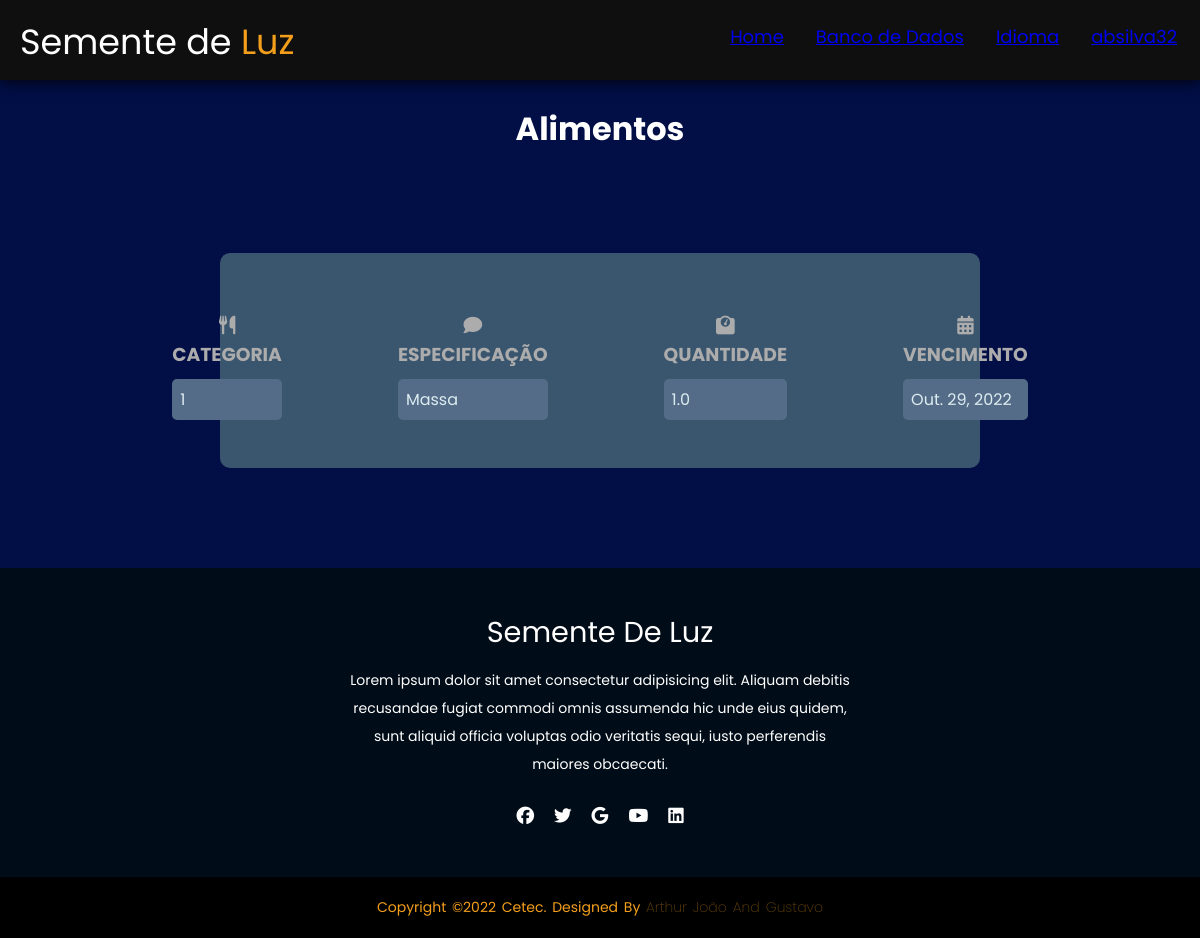
The page /estoque/vercomida/ (signed in) on the database as committed earlier.
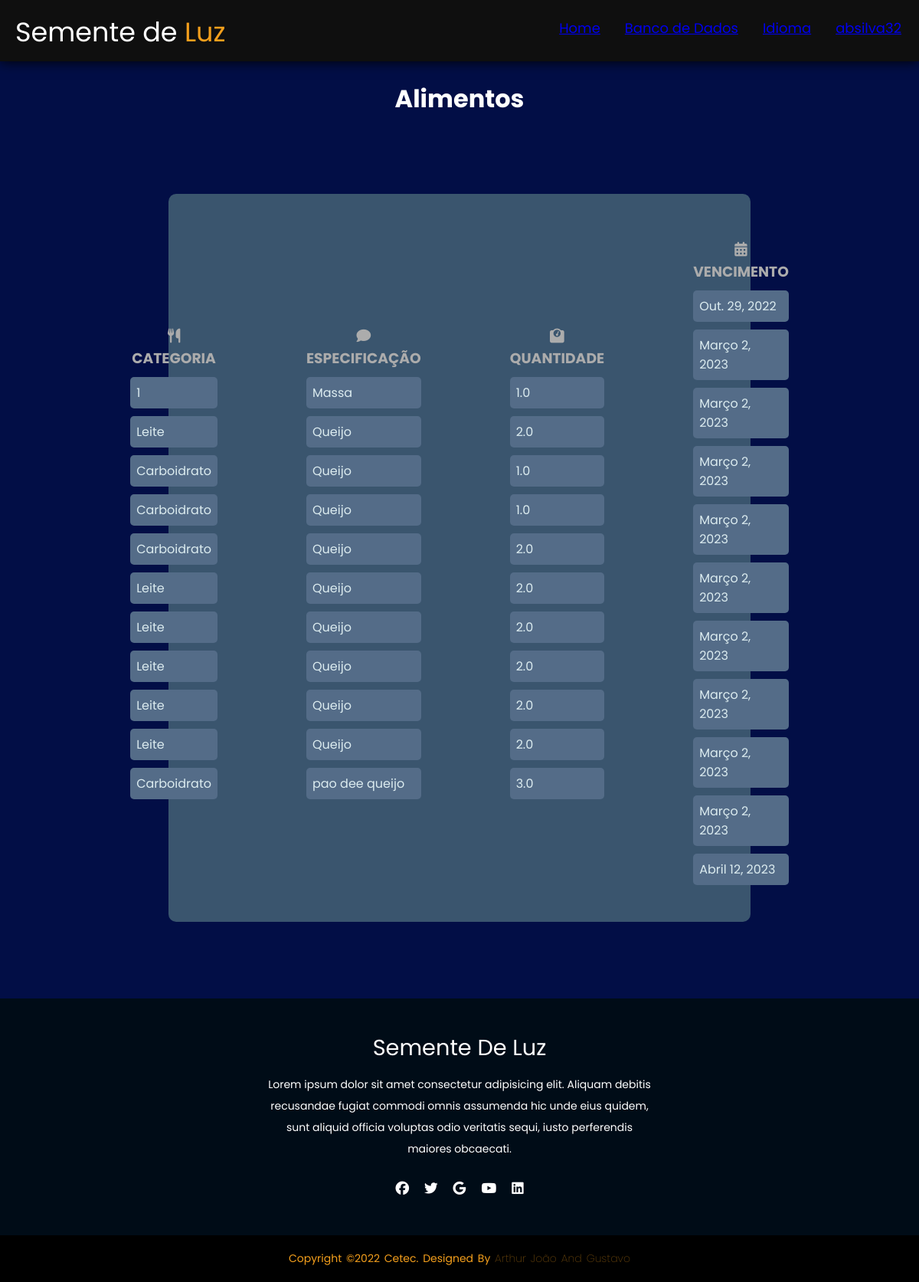
The same page on the database as committed later.
### estoque/models.py (models this page shows, shortened)
class Alimento (models.Model):
    tipos = models.CharField (max_length=30, choices=ALIMENTO_CHOICES, null=True)
    descr = models.CharField (max_length=30, null=True)
    qntd = models.FloatField(null=True)
    vencimento = models.DateField(null=True)

### estoque/views.py (the view)
class VerAlimentoView(ListView):
    model= Alimento
    template_name = 'ver_comida.html'

### estoque/templates/ver_comida.html (shortened to what this page needs)
{% load static %}
<!DOCTYPE html>
<html lang="en">
<head>
    <link rel="stylesheet" type="text/css" href='{% static "/css/ver_estoque.css" %}'>
</head>
<body>
    <header>
        <div class="logo">
            Semente de <span>Luz</span></div>
            <ul>
                <li><a href="{%url 'home' %}">Home</li></a>
                <li><a href="/estoque/escolha">Banco de Dados</li></a>
                <li><a href="/estoque/language/"> Idioma</li></a>
                <li>
                    <a href="/estoque/perfil">{{request.user}}</a>
                </li>
            </ul>
    </header>
    <br>
    <h1>Alimentos</h1>
    <div class="card">
        <div class="card2">
            <div class="textfield">
                <h3><i class="fa-solid fa-utensils"></i> Categoria </h3>
                    {% for Alimento in object_list %}
                        <p class="text">{{Alimento.tipos}}</p>
                    {% endfor %}
            </div>
            </div>
            <div class="card2">
                <div class="textfield">
                    <h3><i class="fa-solid fa-comment"></i> Especificação </h3>
                    {% for Alimento in object_list %}
                        <p class="text">{{Alimento.descr}}</p>
                    {% endfor %}
                </div>
                </div>
                <div class="card2">
                    <div class="textfield">
                        <h3><i class="fa-solid fa-weight-scale"></i> Quantidade </h3>
                        {% for Alimento in object_list %}
                            <p class="text">{{Alimento.qntd}}</p>
                        {% endfor %}
                    </div>
                    </div>
                    <div class="card2">
                        <div class="textfield">
                            <h3><i class="fa-solid fa-calendar-days"></i> vencimento </h3>
                            {% for Alimento in object_list %}
                                <p class="text">{{Alimento.vencimento}}</p>
                            {% endfor %}
                        </div>
                        </div>
    </div>
    <footer>
        <div class="footer-content">
            <h3>Semente de Luz</h3>
            <p>Lorem ipsum dolor sit amet consectetur adipisicing elit. Aliquam debitis recusandae fugiat commodi omnis assumenda hic unde eius quidem, sunt aliquid officia voluptas odio veritatis sequi, iusto perferendis maiores obcaecati.</p>
            <ul class="socials">
                <li><a href="#"><i class="fa-brands fa-facebook"></i></a></li>
                <li><a href="#"><i class="fa-brands fa-twitter"></i></a></li>
                <li><a href="#"><i class="fa-brands fa-google"></i></a></li>
                <li><a href="#"><i class="fa-brands fa-youtube"></i></a></li>
                <li><a href="#"><i class="fa-brands fa-linkedin"></i></a></li>
            </ul>
        </div>
        <div class="footer-bottom">
            <p>copyright &copy;2022 Cetec. designed by <span>Arthur João and Gustavo</span></p>
        </div>
    </footer>
</body>
</html>

Rows that differ between the two databases and show on the page:
added Alimento: tipos "Leite", descr "Queijo", qntd "2.0", vencimento "Março 2, 2023"
added Alimento: tipos "Carboidrato", descr "Queijo", qntd "1.0", vencimento "Março 2, 2023"
added Alimento: tipos "Carboidrato", descr "Queijo", qntd "1.0", vencimento "Março 2, 2023"
added Alimento: tipos "Carboidrato", descr "Queijo", qntd "2.0", vencimento "Março 2, 2023"
added Alimento: tipos "Leite", descr "Queijo", qntd "2.0", vencimento "Março 2, 2023"
added Alimento: tipos "Leite", descr "Queijo", qntd "2.0", vencimento "Março 2, 2023"
added Alimento: tipos "Leite", descr "Queijo", qntd "2.0", vencimento "Março 2, 2023"
added Alimento: tipos "Leite", descr "Queijo", qntd "2.0", vencimento "Março 2, 2023"
added Alimento: tipos "Leite", descr "Queijo", qntd "2.0", vencimento "Março 2, 2023"
added Alimento: tipos "Carboidrato", descr "pao dee queijo", qntd "3.0", vencimento "Abril 12, 2023"
